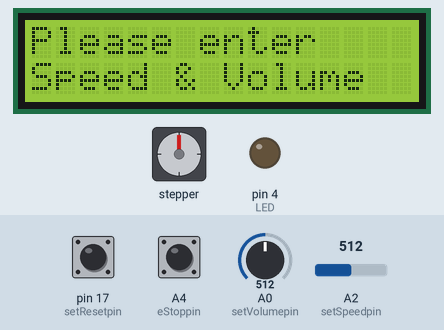
Simulated run of this sketch. Board: Arduino Uno, built with avr-gcc and run on an emulated ATmega328P. On the bench: stepper motor, 16×2 character LCD, output pins drawn as LEDs (lit = HIGH). Wiring (inferred from the names in the program): stepper motor driver (200 steps per turn assumed): step pin 5; direction pin 6; enable pin 3. Inputs (shaded band) come from the test bench; at power-on: A2 (setSpeedpin) = 512, pin 17 (setResetpin) HIGH, A0 (setVolumepin) = 512, A4 (eStoppin) HIGH. Pins used as bus, display or sensor lines are not drawn.

Above: at 3.7 s.
3.8 s: A2 (setSpeedpin) set to 716
At 6.5 s:
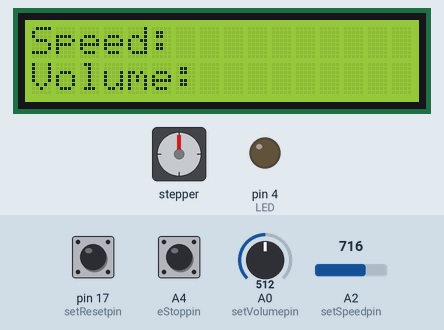
6.8 s: pin 17 (setResetpin) pulled LOW for 1 s
At 8.4 s:
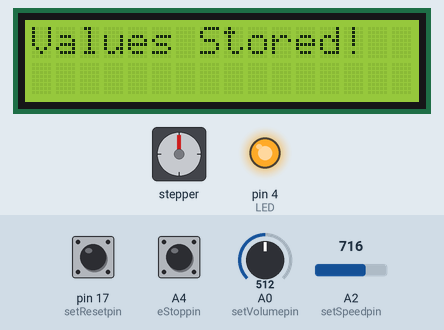
At 10.09 s:
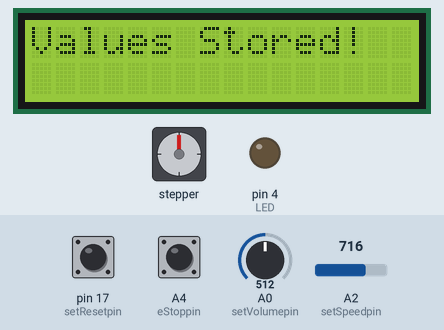
10.8 s: A0 (setVolumepin) set to 900
13.8 s: A0 (setVolumepin) set to 1009
16.8 s: A0 (setVolumepin) set to 1023
19.8 s: A2 (setSpeedpin) set to 694
22.8 s: A2 (setSpeedpin) set to 672
Timing chart, 0 to 25.8 s (numbered marks = the images above; inputs shaded):
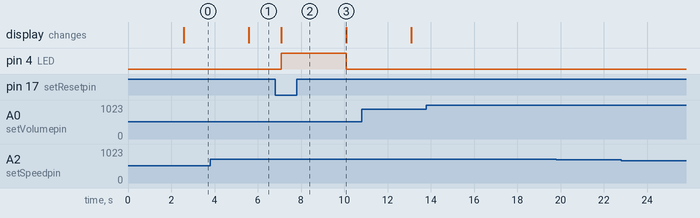

Measured:
- after the input at 6.8 s, pin 4 (LED): LOW → HIGH after 0.28 s, → LOW 3.0 s later; the display: changes after 0.29 s (image 2)
- after the input at 13.8 s, every drawn part: stays the same
- after the input at 16.8 s, every drawn part: stays the same
- after the input at 19.8 s, every drawn part: stays the same
- after the input at 22.8 s, every drawn part: stays the same

The sketch:

automatedPump.ino
```cpp
/*
 Programming arduino mini
 -> 5 connection wires are required (hook up to an arduino uno -without the chip)
 1. 5V
 2. GND
 3. TX - TX
 4. RX- RX
 5. RST- RST

 -> Choose board : Arduino Duemilanove or D...
 -> if uploading fail, just unplug and replug usb connection from PC. It will work eveytime after- don't ask why.

  The circuit:
 * LCD RS pin to digital pin 7
 * LCD Enable pin to digital pin 8
 * LCD D4 pin to digital pin 9
 * LCD D5 pin to digital pin 10
 * LCD D6 pin to digital pin 11
 * LCD D7 pin to digital pin 12
 * LCD R/W pin to ground
 * LCD VSS pin to ground
 * LCD VCC pin to 5V

 */

// include the library code:
#include <LiquidCrystal.h>

// initialize the library with the numbers of the interface pins
LiquidCrystal lcd(7, 8, 9, 10, 11, 12);

// Declare pins
const int setVolumepin = 14; // use this for an analog input pin for volume dispense
const int setSpeedpin = 16  ; // use this for an analog input pin for speed of motor
const int setResetpin = 17; // use this for an analog input pin for set/reset button
const int eStoppin= A4; // e-stop pin that triggers reset function
const int LED= 4; // LED pin output
const int dispensePin= 15; //Dispense button
const int stepPin=5; //steppin pin for motor driver
const int dirPin= 6; //dir pin for motor driver
const int enablePin=3; //enable pin for motor driver

//Global Variables
int desiredSpeed=0;
int desiredVolume=0;
int eStopValue;
int delayValues[3] = {2000, 1200,600};
int fastPulses = 920; //925
int slowPulses= 975;
//int setResetValue=0;
String motorSpeed_lcd[3]= {"Slow", "Medium", "Fast"};
bool speed_fast;
String volumeDispense_lcd[6] = {"1" , "2" , "4" , "6" , "7" , "12"};
void setup() {
  // set up the LCD's number of columns and rows:
   digitalWrite( enablePin, HIGH); // set enable pin to high to disable motor driver
  digitalWrite(LED,LOW); //Set LED to low
  lcd.begin(16, 2);
  //Program Initialisation
  initialiseLED();
  //Set up pin
  pinMode( setResetpin, INPUT_PULLUP);
  pinMode( dispensePin, INPUT_PULLUP);
  pinMode (eStoppin, INPUT_PULLUP);
  pinMode( setVolumepin, INPUT);
  pinMode( setSpeedpin, INPUT);
  pinMode( LED, OUTPUT);
  pinMode( stepPin, OUTPUT);
  pinMode( dirPin, OUTPUT);
  pinMode( enablePin, OUTPUT);


  //check to ensure reset button is untriggered
   eStopValue = digitalRead(eStoppin);

  while (eStopValue==0)
  {
    //reset E-stop button before moving on
     eStopSetLED(false);
     eStopValue = digitalRead(eStoppin);
     delay(1000);
  }

}

void loop() {

  //Display enter variables LCD
  promptUSerLED();
  Settings:
 //Set desired speed and volume
  setSettings();
  //while reset button is not pressed, allow dispense to occur.
  int setResetValue= analogRead(setResetpin);
  int dispenseValue= 1;// set as high

  while (setResetValue>1000)
  {
   //display dispense
    dispenseLED(false);
    dispenseValue= digitalRead(dispensePin);
    //check for estop
      eStopValue= digitalRead(eStoppin);
      if (eStopValue==0)
      {
        eStopSetLED(true);
      }

    //Start dispensing when button is pressed
    if (dispenseValue==0)
    {

      activateMotor(desiredSpeed,desiredVolume);

      //check for estop
      eStopValue= digitalRead(eStoppin);
      if (eStopValue==0)
      {
        eStopSetLED(true);
      }
      //call motor function - start and dispense

    }

    setResetValue= analogRead(setResetpin);

  }
  //turn led off - indicate user wants to set settings
  digitalWrite(LED,LOW);


}

void initialiseLED (){
  lcd.setCursor(0,0);
  lcd.print("Welcome User!");
  delay(2500);
}

void promptUSerLED (){
  lcd.setCursor(0,0);
  lcd.print("                ");
  lcd.setCursor(0,0);
  lcd.print("Please enter");
  lcd.setCursor(0,1);
  lcd.print("                ");
  lcd.setCursor(0,1);
  lcd.print("Speed & Volume");
  delay(3000);
}

void displaySettings() {
  lcd.setCursor(0,0);
  lcd.print("                ");
  lcd.setCursor(0,0);
  lcd.print("Speed:");
  lcd.setCursor(0,1);
  lcd.print("                ");
  lcd.setCursor(0,1);
  lcd.print("Volume:");
  delay(1500);
}

void setSettings(){
  displaySettings();
  int setInput= digitalRead(setResetpin);
  int volumeDispense= 0;
  int motorSpeed= 0;
  //wait until the set button is pushed.
  while (setInput==1)
  {
    setInput= digitalRead(setResetpin);
    volumeDispense=  (analogRead(setVolumepin))/170.5   ;
    motorSpeed=  (analogRead(setSpeedpin)) / 341  ;

      if (volumeDispense == 6)
      {
        volumeDispense= 5;
      }

      if (motorSpeed == 3)
      {
        motorSpeed==2;
      }

    delayMicroseconds(300);
      lcd.setCursor(7,0);
      lcd.print("      ");
      lcd.setCursor(7,0);
      lcd.print( motorSpeed_lcd[motorSpeed]);
      lcd.setCursor(7,1);
      lcd.print("     ");
      lcd.setCursor(7,1);
      lcd.print(volumeDispense_lcd[volumeDispense]);
       lcd.setCursor(10,1);
      lcd.print("ml");

  }
  // Store values to global varialbe
  desiredSpeed=motorSpeed;
  desiredVolume=volumeDispense_lcd[volumeDispense].toInt();
    if (desiredSpeed==2)
    {
      speed_fast==true;
    }
    else
    {
      speed_fast==false;
    }
  //Turn led on to indicate set button is pushed.
  digitalWrite(LED,HIGH);
  displaySettingsCompleted();
  return;
}

void displaySettingsCompleted(){
  lcd.setCursor(0,0);
  lcd.print("                ");
  lcd.setCursor(0,0);
  lcd.print("Values Stored!");
  lcd.setCursor(0,1);
  lcd.print("                ");
  delay(3000);
}

void dispenseLED(boolean dispense){
  if (dispense == true)
  {
    lcd.setCursor(0,0);
    lcd.print("                ");
    lcd.setCursor(0,0);
    lcd.print("Dispensing..");
    delay(100);
  }
  else
  {
    lcd.setCursor(0,0);
    lcd.print("                ");
    lcd.setCursor(0,0);
    lcd.print("Start Dispense");
    delay(10);
  }
}

//Reset Function
void(* resetFunc) (void) = 0; //declare reset function @ address 0

void eStopSetLED(boolean restart)
{
  if (restart==true)
  {
    lcd.setCursor(0,0);
    lcd.print("                ");
    lcd.setCursor(0,0);
    lcd.print("Estop Activated");
    lcd.setCursor(0,1);
    lcd.print("                ");
    lcd.setCursor(0,1);
    lcd.print("Restarting..");
    delay(700);
     resetFunc();
  }
  else
  {
     lcd.setCursor(0,0);
     lcd.print("                ");
     lcd.setCursor(0,0);
     lcd.print("Please reset");
     lcd.setCursor(0,1);
     lcd.print("                ");
     lcd.setCursor(0,1);
     lcd.print("E-stop button.");
  }
}


void activateMotor(int motorSpeed, int volumeDispense)
{
  int vol = 0;
  digitalWrite( enablePin, LOW);// set low to enable board
  //Display on LED scree that it's dispensing
  dispenseLED(true);
  motorSpeed= delayValues[motorSpeed];
  if (speed_fast==true)
  {
    volumeDispense= volumeDispense*fastPulses;
  }
  else
  {
    volumeDispense= volumeDispense*slowPulses;
  }

  digitalWrite(dirPin, LOW);
  for (int x =0; x < volumeDispense; x++)
  {

    digitalWrite(stepPin,HIGH);
    delayMicroseconds(motorSpeed); //
    digitalWrite(stepPin,LOW);
    delayMicroseconds(motorSpeed); //

    //check for estop
      eStopValue= digitalRead(eStoppin);
      if (eStopValue==0)
      {
        eStopSetLED(true);
      }
  }

}
```
